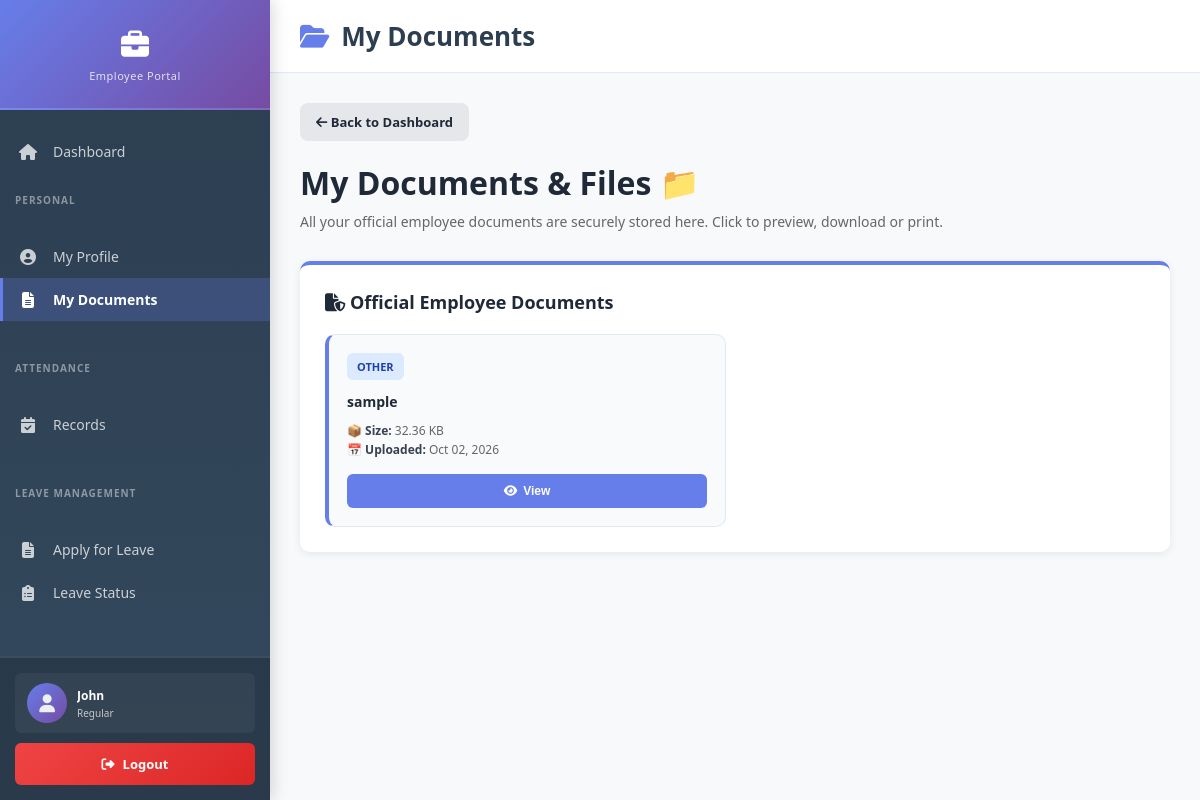
Page /hrgetafee-simple/employee/my_documents.php (signed in) on the committed database.
### tables this page shows
CREATE TABLE `employees` (
  `employee_id` int(11) NOT NULL,
  `employee_code` varchar(20) NOT NULL,
  `first_name` varchar(50) NOT NULL,
  `last_name` varchar(50) NOT NULL,
  `email` varchar(100) NOT NULL,
  `phone` varchar(20) DEFAULT NULL,
  `position` varchar(100) DEFAULT NULL,
  `employment_type` enum('Regular','Casual','Job Order','COS') DEFAULT 'Regular',
  `salary` decimal(10,2) DEFAULT NULL,
  `date_hired` date DEFAULT NULL,
  `status` enum('active','inactive') DEFAULT 'active',
  `created_at` timestamp NOT NULL DEFAULT current_timestamp(),
  `updated_at` timestamp NOT NULL DEFAULT current_timestamp() ON UPDATE current_timestamp(),
  `department` varchar(100) DEFAULT NULL,
  `qr_code` varchar(255) DEFAULT NULL,
  `qr_generated_date` datetime DEFAULT NULL
);

CREATE TABLE `employee_documents` (
  `document_id` int(11) NOT NULL,
  `employee_id` int(11) NOT NULL,
  `document_type` varchar(50) NOT NULL,
  `document_name` varchar(255) NOT NULL,
  `file_path` varchar(255) NOT NULL,
  `file_size` int(11) DEFAULT 0,
  `uploaded_by` int(11) NOT NULL,
  `uploaded_at` timestamp NOT NULL DEFAULT current_timestamp(),
  `is_active` tinyint(1) DEFAULT 1,
  `notes` text DEFAULT NULL,
  `created_at` timestamp NOT NULL DEFAULT current_timestamp()
);

### hrgetafee-simple/includes/functions.php (called while the page is built, shortened)
<?php
function get_employee_info($conn, $employee_id) {
    $stmt = $conn->prepare("SELECT * FROM employees WHERE employee_id = ? LIMIT 1");
    $stmt->bind_param("i", $employee_id);
    $stmt->execute();
    $res = $stmt->get_result();
    $row = $res->fetch_assoc();
    return $row ?: null;
}
?>

### hrgetafee-simple/employee/my_documents.php (the view, shortened to what this page needs)
<?php
require_once '../config/database.php';
require_once '../includes/functions.php';
$employee = get_employee_info($conn, $_SESSION['employee_id']);
$employee_id = $_SESSION['employee_id'];
$documents = [];
$stmt = $conn->prepare("SELECT * FROM employee_documents WHERE employee_id = ? AND is_active = 1 ORDER BY uploaded_at DESC");
if ($stmt) {
    $stmt->bind_param('i', $employee_id);
    $stmt->execute();
    $documents = $stmt->get_result()->fetch_all(MYSQLI_ASSOC);
}
?>
<!DOCTYPE html>
<html lang="en">
<head>
    <link rel="stylesheet" href="https://cdnjs.cloudflare.com/ajax/libs/font-awesome/6.4.0/css/all.min.css">
</head>
<body>
    <div class="employee-wrapper">
        <aside class="employee-sidebar" id="employeeSidebar">
            <button class="sidebar-toggle" id="sidebarToggle" title="Toggle Sidebar">
                <i class="fas fa-bars"></i>
            </button>
            <div class="sidebar-header">
                <div class="sidebar-logo">
                    <i class="fas fa-briefcase"></i>
                </div>
                <span class="sidebar-logo-text">Employee Portal</span>
            </div>
            <ul class="sidebar-menu">
                <li class="sidebar-menu-section">
                    <a href="dashboard.php" class="sidebar-menu-link">
                        <i class="fas fa-home"></i>
                        <span class="sidebar-menu-text">Dashboard</span>
                    </a>
                </li>
                <li class="sidebar-menu-section">
                    <div class="sidebar-section-title">Personal</div>
                    <ul class="sidebar-menu">
                        <li class="sidebar-menu-item">
                            <a href="view_profile.php" class="sidebar-menu-link">
                                <i class="fas fa-user-circle"></i>
                                <span class="sidebar-menu-text">My Profile</span>
                            </a>
                        </li>
                        <li class="sidebar-menu-item">
                            <a href="my_documents.php" class="sidebar-menu-link active">
                                <i class="fas fa-file-alt"></i>
                                <span class="sidebar-menu-text">My Documents</span>
                            </a>
                        </li>
                    </ul>
                </li>
                <li class="sidebar-menu-section">
                    <div class="sidebar-section-title">Attendance</div>
                    <ul class="sidebar-menu">
                        <li class="sidebar-menu-item">
                            <a href="attendance.php" class="sidebar-menu-link">
                                <i class="fas fa-calendar-check"></i>
                                <span class="sidebar-menu-text">Records</span>
                            </a>
                        </li>
                    </ul>
                </li>
                <?php if ($employee['employment_type'] === 'Regular'): ?>
                <li class="sidebar-menu-section">
                    <div class="sidebar-section-title">Leave Management</div>
                    <ul class="sidebar-menu">
                        <li class="sidebar-menu-item">
                            <a href="apply_leave.php" class="sidebar-menu-link">
                                <i class="fas fa-file-alt"></i>
                                <span class="sidebar-menu-text">Apply for Leave</span>
                            </a>
                        </li>
                        <li class="sidebar-menu-item">
                            <a href="leave_status.php" class="sidebar-menu-link">
                                <i class="fas fa-clipboard-list"></i>
                                <span class="sidebar-menu-text">Leave Status</span>
                            </a>
                        </li>
                    </ul>
                </li>
                <?php endif; ?>
                <li class="sidebar-menu-section">
                    <div class="sidebar-section-title">Payroll</div>
                </li>
            </ul>
            <div class="sidebar-footer">
                <div class="sidebar-user-info">
                    <div class="sidebar-user-avatar">
                        <i class="fas fa-user"></i>
                    </div>
                    <div class="sidebar-user-details">
                        <div class="sidebar-user-name"><?php echo htmlspecialchars($employee['first_name']); ?></div>
                        <div class="sidebar-user-role"><?php echo htmlspecialchars($employee['employment_type']); ?></div>
                    </div>
                </div>
                <a href="../logout.php" class="sidebar-logout-btn" onclick="return confirm('Are you sure you want to logout?');">
                    <i class="fas fa-sign-out-alt"></i>
                    <span>Logout</span>
                </a>
            </div>
        </aside>
        <div class="employee-main">
            <nav class="employee-navbar">
                <div class="navbar-left">
                    <h2>
                        <i class="fas fa-folder-open"></i>
                        <span>My Documents</span>
                    </h2>
                </div>
            </nav>
            <div class="employee-content">
                <a href="dashboard.php" class="back-btn">
                    <i class="fas fa-arrow-left"></i> Back to Dashboard
                </a>
                <div class="page-header">
                    <h1>My Documents & Files 📁</h1>
                    <p>All your official employee documents are securely stored here. Click to preview, download or print.</p>
                </div>
                <div class="card">
                    <h3><i class="fas fa-file-shield"></i> Official Employee Documents</h3>
                    <?php if (empty($documents)): ?>
                        <div class="empty-state">
                            <i class="fas fa-file-pdf"></i>
                            <p><strong>No Documents Yet</strong></p>
                            <p>HR will upload your official documents here.</p>
                        </div>
                    <?php else: ?>
                        <div class="documents-grid">
                            <?php foreach ($documents as $doc): ?>
                                <div class="document-card">
                                    <div class="document-type-badge">
                                        <?php
                                            $titleMap = [
                                                'credentials' => 'Credentials',
                                                '201_file' => '201 File',
                                                'contract' => 'Contract',
                                                'cos' => 'COS',
                                                'diploma' => 'Diploma / TOR',
                                                'other' => 'Other'
                                            ];
                                            echo $titleMap[$doc['document_type']] ?? ucfirst(str_replace('_', ' ', $doc['document_type']));
                                        ?>
                                    </div>
                                    <div class="document-name">
                                        <?php echo htmlspecialchars($doc['document_name']); ?>
                                    </div>
                                    <div class="document-meta">
                                        <strong>📦 Size:</strong> <?php echo number_format((float)($doc['file_size'] / 1024), 2); ?> KB<br>
                                        <strong>📅 Uploaded:</strong> <?php echo htmlspecialchars(date('M d, Y', strtotime($doc['uploaded_at']))); ?>
                                    </div>
                                    <div class="document-actions">
                                        <button class="btn-view" onclick="openPreview(<?php echo (int)$doc['document_id']; ?>, '<?php echo htmlspecialchars($doc['document_name'], ENT_QUOTES); ?>')">
                                            <i class="fas fa-eye"></i> View
                                        </button>
                                    </div>
                                </div>
                            <?php endforeach; ?>
                        </div>
                    <?php endif; ?>
                </div>
            </div>
        </div>
    </div>
</body>
</html>

### rows in the picture
employees: first_name "John", employment_type "Regular"
employee_documents: document_type "OTHER", document_name "sample", $doc['file_size']/1024 "32.36", uploaded_at "Oct 02, 2026"
